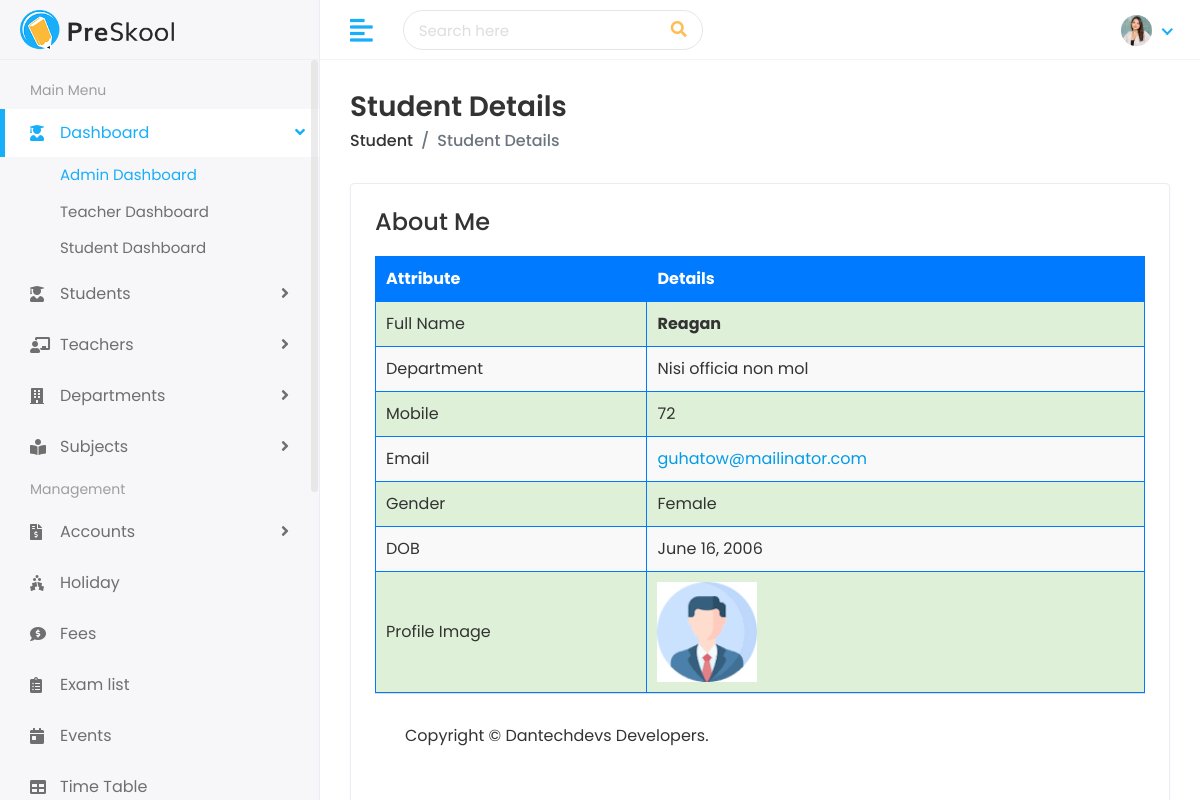
Screenshot of /student/view/reagan-buckner-iste-commodi-dolorem/ with the database file from the repository.
### student/models.py (models this page shows, shortened)
class Student(models.Model):
    first_name = models.CharField(max_length=100)
    last_name = models.CharField(max_length=100)
    student_id = models.CharField(max_length=20, unique=True)
    gender = models.CharField(max_length=10, choices=[
        ('Male', 'Male'),
        ('Female', 'Female'),
        ('Others', 'Others')
    ])
    date_of_birth = models.DateField()
    student_class = models.CharField(max_length=50)
    religion = models.CharField(max_length=50)
    joining_date = models.DateField()
    mobile_number = models.CharField(max_length=15)
    admission_number = models.CharField(max_length=20, unique=True)
    section = models.CharField(max_length=10)
    student_image = models.ImageField(default="default.jpg", upload_to="student_images")
    parent = models.OneToOneField(Parent, on_delete=models.CASCADE)
    slug = models.SlugField(max_length=255, unique=True, blank=True)

class Parent(models.Model):
    father_name = models.CharField(max_length=100)
    father_occupation = models.CharField(max_length=100, blank=True)
    father_mobile = models.CharField(max_length=15)
    father_email = models.EmailField(max_length=100)
    mother_name = models.CharField(max_length=100)
    mother_occupation = models.CharField(max_length=100, blank=True)
    mother_mobile = models.CharField(max_length=15)
    mother_email = models.EmailField(max_length=100)
    present_address = models.TextField()
    permanent_address = models.TextField()

### student/views.py (the view)
# urls.py: path('view/<slug:slug>/', views.view_student, name='view_student'),
def view_student(request, slug):
    student = Student.objects.get(slug=slug)
    print(student.student_image)
    context = {"student": student}
    return render(request, "students/student-details.html", context)

### templates/students/student-details.html (shortened to what this page needs)
{% extends 'Home/base.html' %} {% load static %} {% block body %}
<div class="page-wrapper">
  <div class="content container-fluid">
    <div class="page-header">
      <div class="row">
        <div class="col-sm-12">
          <h3 class="page-title">Student Details</h3>
          <ul class="breadcrumb">
            <li class="breadcrumb-item"><a href="/student">Student</a></li>
            <li class="breadcrumb-item active">Student Details</li>
          </ul>
        </div>
      </div>
    </div>
    <div class="card">
      <div class="card-body">
        <div class="row">
          <div class="col-md-12">
            <h4>About Me</h4>
            <table class="student-table">
              <tr>
                <th>Attribute</th>
                <th>Details</th>
              </tr>
              <tr>
                <td>Full Name</td>
                <td><strong>{{ student.first_name }}</strong></td>
              </tr>
              <tr>
                <td>Department</td>
                <td>{{ student.section }}</td>
              </tr>
              <tr>
                <td>Mobile</td>
                <td>{{ student.mobile_number }}</td>
              </tr>
              <tr>
                <td>Email</td>
                <td>
                  <a href="mailto:{{ student.parent.father_email }}"
                    >{{ student.parent.father_email }}</a
                  >
                </td>
              </tr>
              <tr>
                <td>Gender</td>
                <td>{{ student.gender }}</td>
              </tr>
              <tr>
                <td>DOB</td>
                <td>{{ student.date_of_birth }}</td>
              </tr>
              <tr>
                <td>Profile Image</td>
                <td>
                  {% if student.student_image %}
                  <img
                    src="{{ student.student_image.url }}"
                    alt="Image"
                    style="width: 100px; height: auto"
                  />
                  {% else %}
                  <img
                    src="/static/assets/img/students/default.jpg"
                    alt="Default Image"
                    style="width: 100px; height: auto"
                  />
                  {% endif %}
                </td>
              </tr>
            </table>
            <footer>
              <p>Copyright © Dantechdevs Developers.</p>
            </footer>
          </div>
        </div>
      </div>
    </div>
  </div>
</div>
{% endblock %}

### templates/Home/base.html (shortened to what this page needs)
{% load static %}
<!DOCTYPE html>
<html lang="en">
  <head>
    <link
      rel="stylesheet"
      href="{%static 'assets/plugins/bootstrap/css/bootstrap.min.css' %}"
    />
    <link
      rel="stylesheet"
      href="{%static 'assets/plugins/fontawesome/css/fontawesome.min.css' %}"
    />
    <link
      rel="stylesheet"
      href="{%static 'assets/plugins/fontawesome/css/all.min.css' %}"
    />
    <link rel="stylesheet" href="{%static 'assets/css/style.css' %}" />
  </head>
  <body>
    <div class="main-wrapper">
      <div class="header">
        <div class="header-left">
          <a href="index.html" class="logo">
            <img src="assets/img/logo.png" alt="Logo" />
          </a>
        </div>
        <a href="javascript:void(0);" id="toggle_btn">
          <i class="fas fa-align-left"></i>
        </a>
        <div class="top-nav-search">
          <form>
            <input type="text" class="form-control" placeholder="Search here" />
            <button class="btn" type="submit">
              <i class="fas fa-search"></i>
            </button>
          </form>
        </div>
        <ul class="nav user-menu">
          <li class="nav-item dropdown noti-dropdown">
            <a href="#" class="dropdown-toggle nav-link" data-toggle="dropdown">
            </a>
          </li>
          <li class="nav-item dropdown has-arrow">
            <a href="#" class="dropdown-toggle nav-link" data-toggle="dropdown">
              <span class="user-img"
                ><img
                  class="rounded-circle"
                  src="assets/img/profiles/avatar-01.jpg"
                  width="31"
                  alt="Ryan Taylor"
              /></span>
            </a>
          </li>
        </ul>
      </div>
      <div class="sidebar" id="sidebar">
        <div class="sidebar-inner slimscroll">
          <div id="sidebar-menu" class="sidebar-menu">
            <ul>
              <li class="menu-title">
                <span>Main Menu</span>
              </li>
              <li class="submenu active">
                <a href="#"
                  ><i class="fas fa-user-graduate"></i> <span> Dashboard</span>
                  <span class="menu-arrow"></span
                ></a>
                <ul>
                  <li>
                    <a href="index.html" class="active">Admin Dashboard</a>
                  </li>
                  <li>
                    <a href="teacher-dashboard.html">Teacher Dashboard</a>
                  </li>
                  <li>
                    <a href="student-dashboard.html">Student Dashboard</a>
                  </li>
                </ul>
              </li>
              <li class="submenu">
                <a href="#"
                  ><i class="fas fa-user-graduate"></i> <span> Students</span>
                  <span class="menu-arrow"></span
                ></a>
              </li>
              <li class="submenu">
                <a href="#"
                  ><i class="fas fa-chalkboard-teacher"></i>
                  <span> Teachers</span> <span class="menu-arrow"></span
                ></a>
              </li>
              <li class="submenu">
                <a href="#"
                  ><i class="fas fa-building"></i> <span> Departments</span>
                  <span class="menu-arrow"></span
                ></a>
              </li>
              <li class="submenu">
                <a href="#"
                  ><i class="fas fa-book-reader"></i> <span> Subjects</span>
                  <span class="menu-arrow"></span
                ></a>
              </li>
              <li class="menu-title">
                <span>Management</span>
              </li>
              <li class="submenu">
                <a href="#"
                  ><i class="fas fa-file-invoice-dollar"></i>
                  <span> Accounts</span> <span class="menu-arrow"></span
                ></a>
              </li>
              <li>
                <a href="holiday.html"
                  ><i class="fas fa-holly-berry"></i> <span>Holiday</span></a
                >
              </li>
              <li>
                <a href="fees.html"
                  ><i class="fas fa-comment-dollar"></i> <span>Fees</span></a
                >
              </li>
              <li>
                <a href="exam.html"
                  ><i class="fas fa-clipboard-list"></i>
                  <span>Exam list</span></a
                >
              </li>
              <li>
                <a href="event.html"
                  ><i class="fas fa-calendar-day"></i> <span>Events</span></a
                >
              </li>
              <li>
                <a href="time-table.html"
                  ><i class="fas fa-table"></i> <span>Time Table</span></a
                >
              </li>
            </ul>
          </div>
        </div>
      </div>
      {% block body %} {% endblock %}
    </div>
  </body>
</html>

### templates/students/student-details.html (style rules this page uses)
.student-table { width: 100%; border-collapse: collapse; margin-top: 20px; }
.student-table th, .student-table td { border: 1px solid #007bff; padding: 10px; text-align: left; }
.student-table th { background-color: #007bff; color: white; }
.student-table tr:nth-child(even) { background-color: #dff0d8; }
.student-table tr:nth-child(odd) { background-color: #f9f9f9; }

### rows the page displays
Student: first_name "Reagan", section "Nisi officia non mol", mobile_number "72", parent.father_email "guhatow@mailinator.com", gender "Female", date_of_birth "June 16, 2006", student_image (picture)
